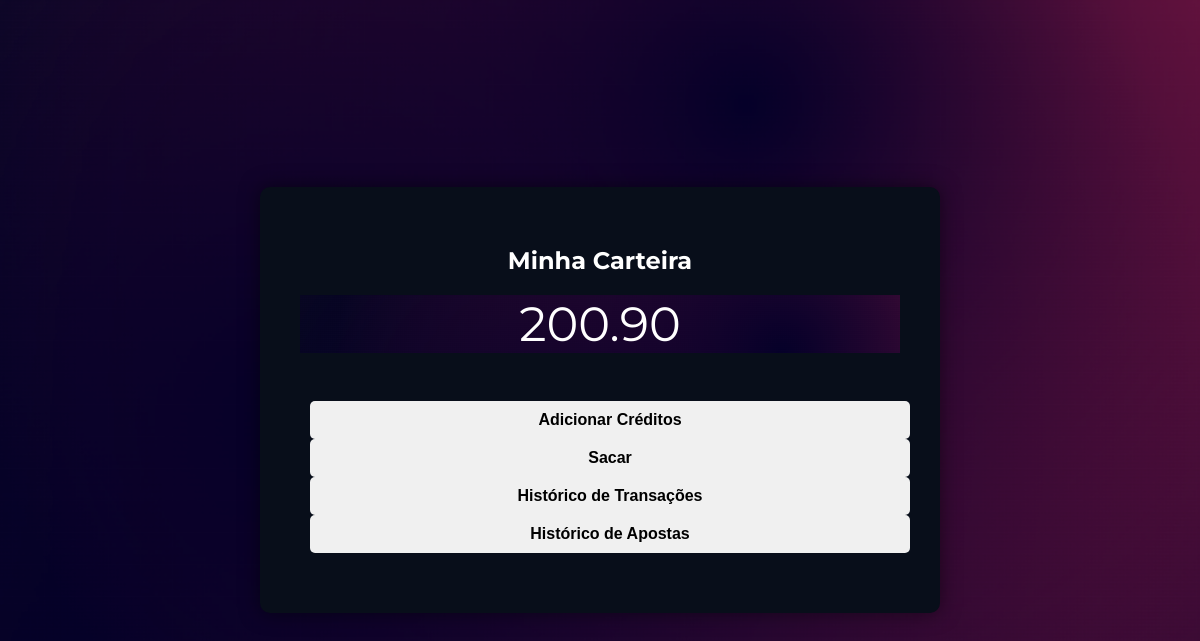
The app's page /gerenciar_carteira (signed in), older data.
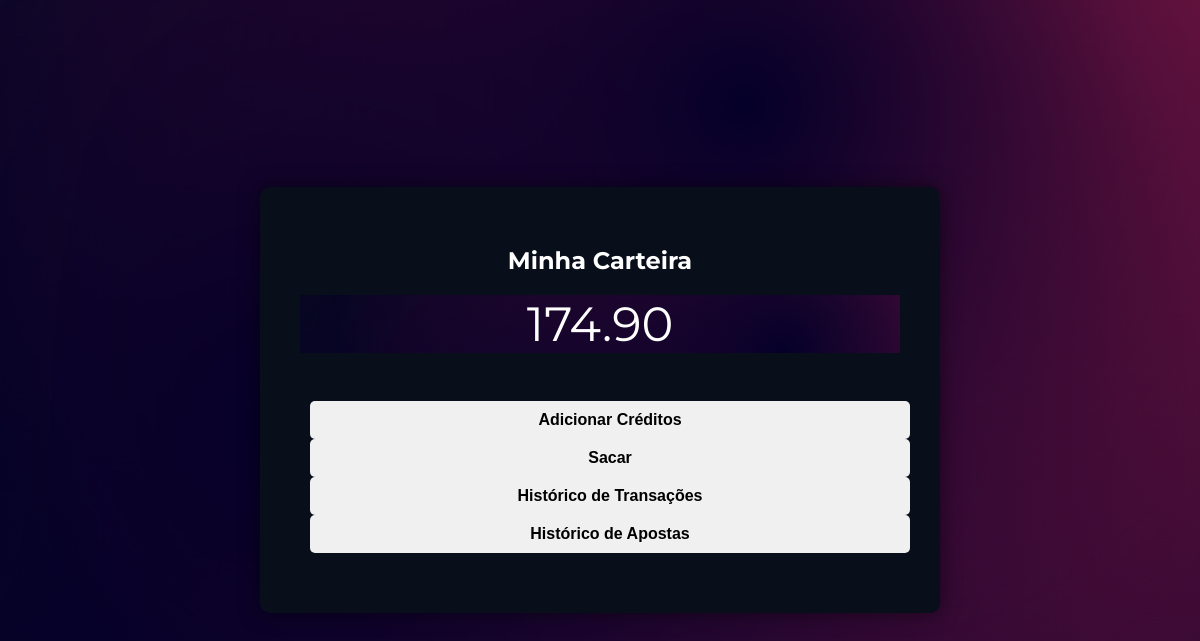
The same page, newer data.
### tables this page shows
CREATE TABLE carteiras (
        id INTEGER PRIMARY KEY AUTOINCREMENT,
        id_usuario INTEGER NOT NULL,
        saldo REAL NOT NULL DEFAULT 0.00,
        data_criacao TIMESTAMP DEFAULT CURRENT_TIMESTAMP,
        FOREIGN KEY (id_usuario) REFERENCES usuarios(id) ON DELETE CASCADE
    );

### app.py (the view)
@app.route('/gerenciar_carteira')
def gerenciar_carteira():
    if 'logged_in' in session:
        user_id = get_user_id()
        if user_id:
            conn = sqlite3.connect(database_path)
            cursor = conn.cursor()
            cursor.execute('SELECT saldo FROM carteiras WHERE id_usuario = ?', (user_id,))
            result = cursor.fetchone()
            saldo = result[0] if result else 0.00
            cursor.execute('SELECT id FROM carteiras WHERE id_usuario = ?', (user_id,))
            result = cursor.fetchone()
            if result:
                carteira_id = result[0]
            else:
                carteira_id = None  # Ou lidar com o caso de não existência
            if carteira_id:
                cursor.execute('SELECT data_transacao, tipo, valor, detalhes FROM transacoes WHERE id_carteira = ? ORDER BY data_transacao DESC', (carteira_id,))
                transacoes = cursor.fetchall()
            else:
                transacoes = []
            cursor.execute('''
                SELECT apostas.data_aposta, eventos.titulo, apostas.valor, apostas.opcao
                FROM apostas
                JOIN eventos ON apostas.id_evento = eventos.id
                WHERE apostas.id_usuario = ?
                ORDER BY apostas.data_aposta DESC
            ''', (user_id,))
            apostas = cursor.fetchall()
            conn.close()
            transacoes_formatadas = []
            for transacao in transacoes:
                transacoes_formatadas.append({
                    'data_transacao': transacao[0],
                    'tipo': transacao[1],
                    'valor': transacao[2],
                    'detalhes': transacao[3],
                })
            apostas_formatadas = []
            for aposta in apostas:
                apostas_formatadas.append({
                    'data_aposta': aposta[0],
                    'titulo_evento': aposta[1],
                    'valor': aposta[2],
                    'opcao': aposta[3],
                })
            mensagens = get_flashed_messages()
            return render_template('gerenciar_carteira.html', saldo=saldo, transacoes=transacoes_formatadas, apostas=apostas_formatadas, mensagens=mensagens)
        else:
            return redirect(url_for('login'))
    else:
        return redirect(url_for('login'))

### app.py (called while the page is built)
def get_user_id():
    email = session.get('email')
    if email:
        conn = sqlite3.connect(database_path)
        cursor = conn.cursor()
        cursor.execute('SELECT id FROM usuarios WHERE email = ?', (email,))
        result = cursor.fetchone()
        conn.close()
        if result:
            return result[0]
    return None

### templates/gerenciar_carteira.html (shortened to what this page needs)
<!DOCTYPE html>
<html lang="pt-BR">
<head>
    <link rel="stylesheet" href="{{ url_for('static', filename='css/styles.css') }}">
    <link rel="stylesheet" href="{{ url_for('static', filename='css/carteira.css') }}">
</head>
<body>
    <div class="wallet-container">
        <h2>Minha Carteira</h2>
        <div class="saldo-container">
           <span class="saldo_total"> {{'%0.2f' % saldo }}</span></p>
        </div>
        <div class="action-buttons">
            <button id="btn-adicionar-creditos">Adicionar Créditos</button>
            <button id="btn-sacar">Sacar</button>
            <button id="btn-ver-transacoes">Histórico de Transações</button>
            <button id="btn-ver-apostas">Histórico de Apostas</button>
        </div>
</body>
</html>

### static/css/styles.css (style rules this page uses)
body { margin: 0; padding: 0; font-family: Arial, sans-serif; background: url('/static/images/bg.png') no-repeat center center fixed; background-size: cover; height: 100vh; display: flex; justify-content: center; align-items: center; }
h2 { color: #fff; text-align: left; font-weight: bold; margin-bottom: 20px; }
button { width: 100%; padding: 10px; background-color: #f0f0f0; border: none; border-radius: 5px; cursor: pointer; font-size: 16px; font-weight: bold; }
.wallet-container { background-color: #080E1A; padding: 40px; border-radius: 10px; box-shadow: 0 0 20px rgba(0, 0, 0, 0.5); width: 600px; margin: 0 auto; color: #fff; }
.wallet-container h2, .wallet-container h3 { text-align: center; margin-bottom: 20px; }
.saldo-container { text-align: center; font-size: 1.2em; margin-bottom: 20px; }
.action-buttons { text-align: center; margin-bottom: 20px; }
.action-buttons button { padding: 10px 20px; margin: 0 10px; background-color: #f0f0f0; color: #000; border: none; border-radius: 5px; cursor: pointer; font-weight: bold; }

### css/carteira.css (style rules this page uses)
body { background-color: #1a1a2e; color: #ffffff; font-family: 'Montserrat', sans-serif; margin: 0; padding: 0; display: flex; justify-content: center; align-items: center; height: 100vh; }
.saldo-container { font-size: 48px; background-image: url('/static/images/bg.png'); }

Row changes from the older to the newer data that the page shows:
changed carteiras: saldo "200.90" → "174.90"
